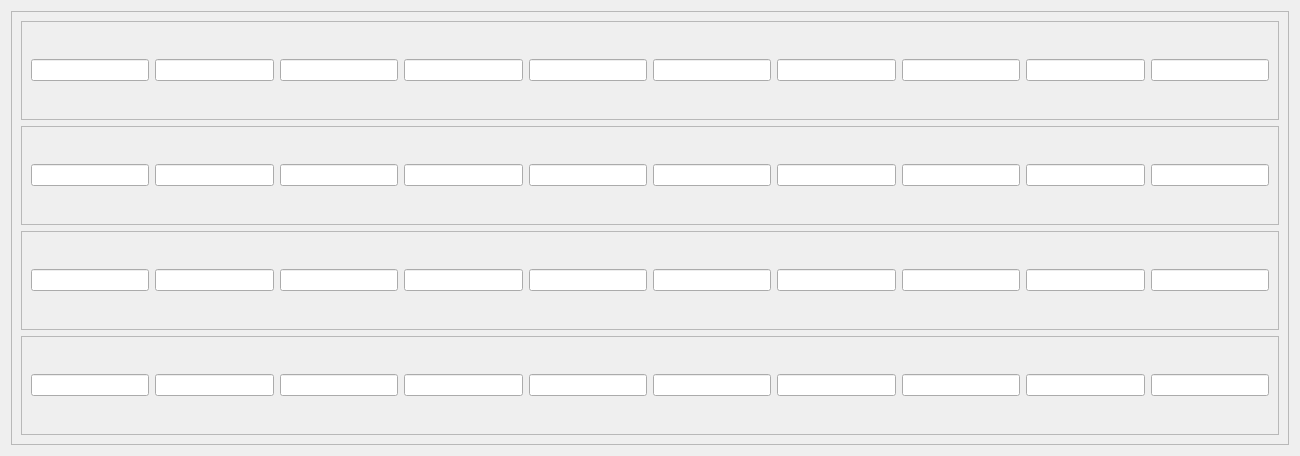
<?xml version="1.0" encoding="UTF-8"?>
<ui version="4.0">
 <class>Form</class>
 <widget class="QWidget" name="Form">
  <property name="geometry">
   <rect>
    <x>0</x>
    <y>0</y>
    <width>1300</width>
    <height>456</height>
   </rect>
  </property>
  <property name="windowTitle">
   <string>Form</string>
  </property>
  <layout class="QHBoxLayout" name="horizontalLayout">
   <item>
    <widget class="QFrame" name="frame">
     <property name="frameShape">
      <enum>QFrame::StyledPanel</enum>
     </property>
     <property name="frameShadow">
      <enum>QFrame::Raised</enum>
     </property>
     <layout class="QVBoxLayout" name="verticalLayout">
      <item>
       <widget class="QFrame" name="frame_2">
        <property name="sizePolicy">
         <sizepolicy hsizetype="Preferred" vsizetype="Expanding">
          <horstretch>0</horstretch>
          <verstretch>0</verstretch>
         </sizepolicy>
        </property>
        <property name="frameShape">
         <enum>QFrame::StyledPanel</enum>
        </property>
        <property name="frameShadow">
         <enum>QFrame::Raised</enum>
        </property>
        <layout class="QHBoxLayout" name="horizontalLayout_2">
         <item>
          <widget class="QLineEdit" name="lineEdit1"/>
         </item>
         <item>
          <widget class="QLineEdit" name="lineEdit2"/>
         </item>
         <item>
          <widget class="QLineEdit" name="lineEdit3"/>
         </item>
         <item>
          <widget class="QLineEdit" name="lineEdit4"/>
         </item>
         <item>
          <widget class="QLineEdit" name="lineEdit5"/>
         </item>
         <item>
          <widget class="QLineEdit" name="lineEdit6"/>
         </item>
         <item>
          <widget class="QLineEdit" name="lineEdit7"/>
         </item>
         <item>
          <widget class="QLineEdit" name="lineEdit8"/>
         </item>
         <item>
          <widget class="QLineEdit" name="lineEdit9"/>
         </item>
         <item>
          <widget class="QLineEdit" name="lineEdit10"/>
         </item>
        </layout>
       </widget>
      </item>
      <item>
       <widget class="QFrame" name="frame_3">
        <property name="sizePolicy">
         <sizepolicy hsizetype="Preferred" vsizetype="Expanding">
          <horstretch>0</horstretch>
          <verstretch>0</verstretch>
         </sizepolicy>
        </property>
        <property name="frameShape">
         <enum>QFrame::StyledPanel</enum>
        </property>
        <property name="frameShadow">
         <enum>QFrame::Raised</enum>
        </property>
        <layout class="QHBoxLayout" name="horizontalLayout_3">
         <item>
          <widget class="QLineEdit" name="lineEdit11"/>
         </item>
         <item>
          <widget class="QLineEdit" name="lineEdit12"/>
         </item>
         <item>
          <widget class="QLineEdit" name="lineEdit13"/>
         </item>
         <item>
          <widget class="QLineEdit" name="lineEdit14"/>
         </item>
         <item>
          <widget class="QLineEdit" name="lineEdit15"/>
         </item>
         <item>
          <widget class="QLineEdit" name="lineEdit16"/>
         </item>
         <item>
          <widget class="QLineEdit" name="lineEdit17"/>
         </item>
         <item>
          <widget class="QLineEdit" name="lineEdit18"/>
         </item>
         <item>
          <widget class="QLineEdit" name="lineEdit19"/>
         </item>
         <item>
          <widget class="QLineEdit" name="lineEdit20"/>
         </item>
        </layout>
       </widget>
      </item>
      <item>
       <widget class="QFrame" name="frame_4">
        <property name="sizePolicy">
         <sizepolicy hsizetype="Preferred" vsizetype="Expanding">
          <horstretch>0</horstretch>
          <verstretch>0</verstretch>
         </sizepolicy>
        </property>
        <property name="frameShape">
         <enum>QFrame::StyledPanel</enum>
        </property>
        <property name="frameShadow">
         <enum>QFrame::Raised</enum>
        </property>
        <layout class="QHBoxLayout" name="horizontalLayout_4">
         <item>
          <widget class="QLineEdit" name="lineEdit21"/>
         </item>
         <item>
          <widget class="QLineEdit" name="lineEdit22"/>
         </item>
         <item>
          <widget class="QLineEdit" name="lineEdit23"/>
         </item>
         <item>
          <widget class="QLineEdit" name="lineEdit24"/>
         </item>
         <item>
          <widget class="QLineEdit" name="lineEdit25"/>
         </item>
         <item>
          <widget class="QLineEdit" name="lineEdit26"/>
         </item>
         <item>
          <widget class="QLineEdit" name="lineEdit27"/>
         </item>
         <item>
          <widget class="QLineEdit" name="lineEdit28"/>
         </item>
         <item>
          <widget class="QLineEdit" name="lineEdit29"/>
         </item>
         <item>
          <widget class="QLineEdit" name="lineEdit30"/>
         </item>
        </layout>
       </widget>
      </item>
      <item>
       <widget class="QFrame" name="frame_5">
        <property name="sizePolicy">
         <sizepolicy hsizetype="Preferred" vsizetype="Expanding">
          <horstretch>0</horstretch>
          <verstretch>0</verstretch>
         </sizepolicy>
        </property>
        <property name="frameShape">
         <enum>QFrame::StyledPanel</enum>
        </property>
        <property name="frameShadow">
         <enum>QFrame::Raised</enum>
        </property>
        <layout class="QHBoxLayout" name="horizontalLayout_5">
         <item>
          <widget class="QLineEdit" name="lineEdit31"/>
         </item>
         <item>
          <widget class="QLineEdit" name="lineEdit32"/>
         </item>
         <item>
          <widget class="QLineEdit" name="lineEdit33"/>
         </item>
         <item>
          <widget class="QLineEdit" name="lineEdit34"/>
         </item>
         <item>
          <widget class="QLineEdit" name="lineEdit35"/>
         </item>
         <item>
          <widget class="QLineEdit" name="lineEdit36"/>
         </item>
         <item>
          <widget class="QLineEdit" name="lineEdit37"/>
         </item>
         <item>
          <widget class="QLineEdit" name="lineEdit38"/>
         </item>
         <item>
          <widget class="QLineEdit" name="lineEdit39"/>
         </item>
         <item>
          <widget class="QLineEdit" name="lineEdit40"/>
         </item>
        </layout>
       </widget>
      </item>
     </layout>
    </widget>
   </item>
  </layout>
 </widget>
 <resources/>
 <connections/>
</ui>
